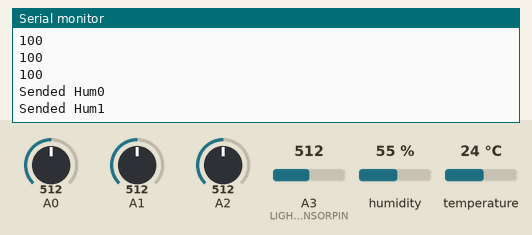
Recording of a sketch running on a simulated Arduino MKR. Shown: the last lines printed to the serial monitor. The test bench sets the inputs (shaded band); at power-on: temperature 24 °C, A0 = 512, A3 (LIGHTSENSORPIN) = 512, A1 = 512, A2 = 512, humidity 55 %. WiFi joins after 1.5 s; servers stay silent unless stated; no MQTT or app messages arrive unless stated.

Above: at 6.7 s.
6.8 s: temperature set to 12 °C
At 11.4 s:
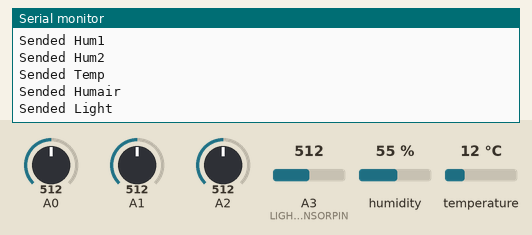
14.3 s: A0 set to 716
At 19.0 s:
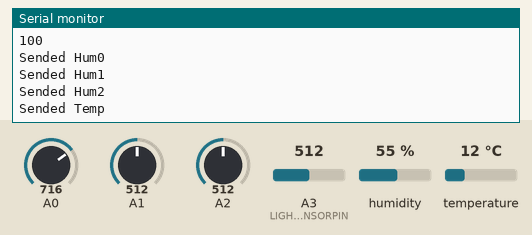
21.8 s: A3 (LIGHTSENSORPIN) set to 716
At 26.4 s:
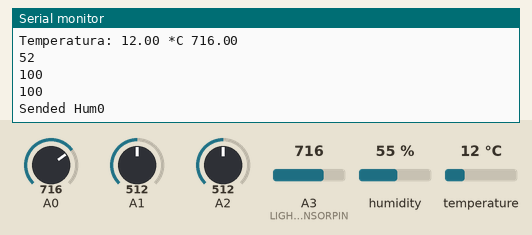
29.3 s: A1 set to 992
At 30.2 s:
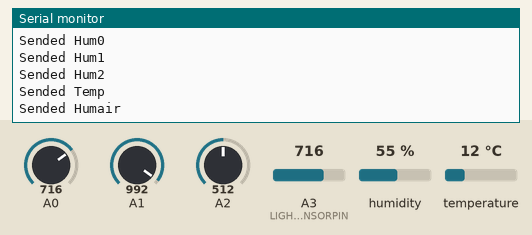
36.8 s: temperature set to 19 °C
At 38.4 s:
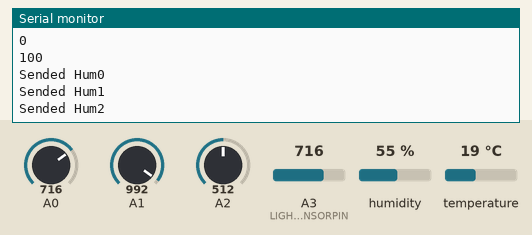
44.3 s: A3 (LIGHTSENSORPIN) set to 992
At 46.4 s:
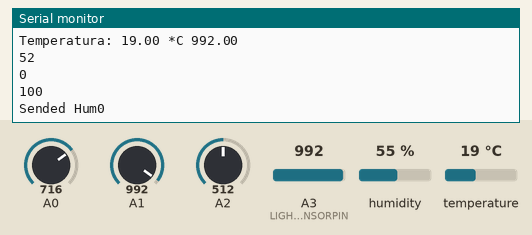
Timing chart, 0 to 47.9 s (numbered marks = the images above; inputs shaded):
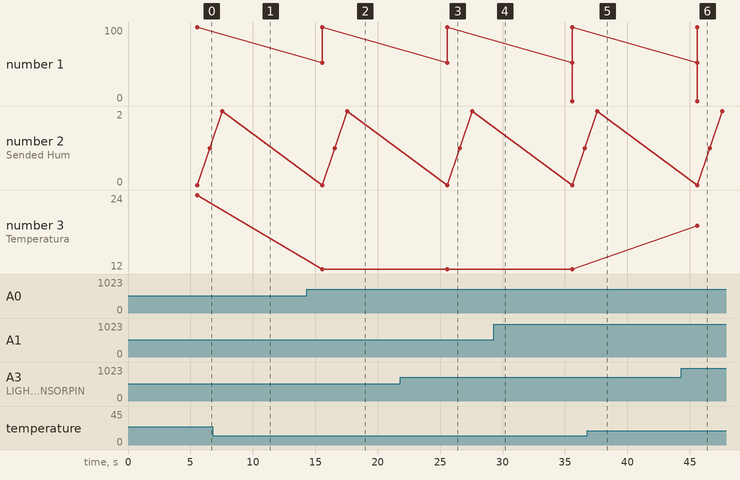

The sketch:

arduino.ino.ino
```cpp
#include "DHT.h"
#define DHTPIN 2 //Esta conectado en el pin 2!
#define DHTTYPE DHT22   // Sensor DHT22
#include <WiFiNINA.h>
#include <PubSubClient.h>
#define LIGHTSENSORPIN A3 //Ambient light sensor reading
#define DEVICE_LABEL "arduino-nano-33"
#define TOKEN "BBFF-o63O7Ap7f07GwsPU6Jm4JWDUIF2vPI"

DHT dht(DHTPIN, DHTTYPE);

const int AirValue = 900;   //you need to replace this value with Value_1
const int WaterValue = 550;  //you need to replace this value with Value_2
int soilMoistureValue[3] = {0,0,0};
int soilmoisturepercent[3] = {0,0,0};
char const * SSID_NAME = "*******"; // Put here your SSID name
char const * SSID_PASS = "*******"; // Put here your password
char mqtt_ip[] = "169.55.61.243";
int status = WL_IDLE_STATUS;
WiFiClient wifiClient;
PubSubClient client(wifiClient);

void connectWifi(){
    Serial.println("Connecting to wifi");
    if (WiFi.status() == WL_NO_MODULE) {
    Serial.println("Communication with WiFi module failed!");
    // don't continue
    while (true);
  }

  int attempts = 0;
  while (status != WL_CONNECTED) {
    Serial.print("Attempting to connect to SSID: ");
    Serial.println(SSID_NAME);
    // Connect to WPA/WPA2 network. Change this line if using open or WEP network:
    status = WiFi.begin(SSID_NAME, SSID_PASS);
    // wait 10 seconds for connection:
    delay(2000);
    attempts++;
    if(attempts > 5){
      while(true){};
    }
  }
}

void connectMqtt(){

  client.setServer(mqtt_ip,1883);


  int attempts = 0;

  while(!client.connected()){
    client.connect("dgs65MQTT", TOKEN,"");
    delay(2000);
    attempts++;

    if(attempts > 5){
      while(true){};
    }
  }
}

void setup() {
  Serial.begin(9600);
  Serial.println("Iniciando el sensor de humedad");
  dht.begin(); //Iniciamos el sensor
  Serial.println("Se ha iniciado el sensor de humedad correctamente");
  pinMode(LIGHTSENSORPIN,  INPUT);
  connectWifi();
  connectMqtt();
}

void loop() {

  client.loop(); //Envio de mensajes

  soilMoistureValue[0] = analogRead(A0);
  soilMoistureValue[1] = analogRead(A1);
  soilMoistureValue[2] = analogRead(A2);
  float h_air=dht.readHumidity();
  float t = dht.readTemperature(); //Leemos la temperatura en grados Celsius
  Serial.print("Temperatura: ");
  Serial.print(t);
  Serial.print(" *C ");
  float reading = analogRead(LIGHTSENSORPIN); //Read light level
  Serial.println(reading);
  float square_ratio = reading / 1023.0;      //Get percent of maximum value (1023)
  square_ratio = pow(square_ratio, 2.0);      //Square to make response more obvious


  for(int i=0; i<3; i++){
    soilmoisturepercent[i] = map(soilMoistureValue[i], AirValue, WaterValue, 0, 100);
    if(soilmoisturepercent[i] <= 0){soilmoisturepercent[i] = 0;}
    else if(soilmoisturepercent[i] >= 100){soilmoisturepercent[i] = 100;}
    Serial.println(soilmoisturepercent[i]);

  }


  char payload[8];
  String str_humedad = String(soilmoisturepercent[0]);
  str_humedad.toCharArray(payload, str_humedad.length()+1);
  client.publish("/v1.6/devices/arduino-nano-33/Humedad1",payload);
  Serial.println("Sended Hum0");
  delay(1000);

  str_humedad = String(soilmoisturepercent[1]);
  str_humedad.toCharArray(payload, str_humedad.length()+1);
  client.publish("/v1.6/devices/arduino-nano-33/Humedad2",payload);
  Serial.println("Sended Hum1");
  delay(1000);

  str_humedad = String(soilmoisturepercent[2]);
  str_humedad.toCharArray(payload, str_humedad.length()+1);
  client.publish("/v1.6/devices/arduino-nano-33/Humedad3",payload);
  Serial.println("Sended Hum2");
  delay(1000);

  str_humedad = String(t);
  str_humedad.toCharArray(payload, str_humedad.length()+1);
  client.publish("/v1.6/devices/arduino-nano-33/Temperatura",payload);
  Serial.println("Sended Temp");
  delay(1000);

  str_humedad = String(h_air);
  str_humedad.toCharArray(payload, str_humedad.length()+1);
  client.publish("/v1.6/devices/arduino-nano-33/HumedadAerea",payload);
  Serial.println("Sended Humair");
  delay(1000);

  str_humedad = String(square_ratio);
  str_humedad.toCharArray(payload, str_humedad.length()+1);
  client.publish("/v1.6/devices/arduino-nano-33/Luz",payload);
  Serial.println("Sended Light");
  delay(5000);
}
```

Measured:
- after the input at 14.3 s, the serial monitor: prints a new line after 1.3 s (image 2)
- after the input at 21.8 s, the serial monitor: prints a new line after 3.8 s (image 3)
- after the input at 44.3 s, the serial monitor: prints a new line after 1.3 s (image 6)
